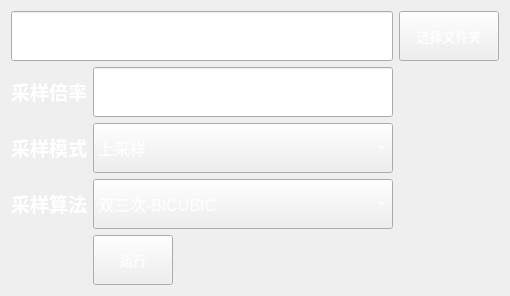
      <widget class="QWidget" name="imageResample">
       <layout class="QGridLayout" name="gridLayout">
        <item row="0" column="0" colspan="2">
         <widget class="QLineEdit" name="resamplePath">
          <property name="sizePolicy">
           <sizepolicy hsizetype="Fixed" vsizetype="Fixed">
            <horstretch>0</horstretch>
            <verstretch>0</verstretch>
           </sizepolicy>
          </property>
          <property name="minimumSize">
           <size>
            <width>0</width>
            <height>50</height>
           </size>
          </property>
          <property name="maximumSize">
           <size>
            <width>1500</width>
            <height>50</height>
           </size>
          </property>
          <property name="font">
           <font>
            <pointsize>12</pointsize>
           </font>
          </property>
          <property name="styleSheet">
           <string notr="true">color: rgb(255, 255, 255);</string>
          </property>
          <property name="text">
           <string/>
          </property>
         </widget>
        </item>
        <item row="0" column="2">
         <widget class="QPushButton" name="resampleFolderButton">
          <property name="sizePolicy">
           <sizepolicy hsizetype="Fixed" vsizetype="Fixed">
            <horstretch>0</horstretch>
            <verstretch>0</verstretch>
           </sizepolicy>
          </property>
          <property name="minimumSize">
           <size>
            <width>100</width>
            <height>50</height>
           </size>
          </property>
          <property name="maximumSize">
           <size>
            <width>16777215</width>
            <height>50</height>
           </size>
          </property>
          <property name="font">
           <font>
            <family>Microsoft YaHei</family>
            <pointsize>10</pointsize>
           </font>
          </property>
          <property name="styleSheet">
           <string notr="true">color: rgb(255, 255, 255);</string>
          </property>
          <property name="text">
           <string>选择文件夹</string>
          </property>
         </widget>
        </item>
        <item row="1" column="0">
         <widget class="QLabel" name="label_14">
          <property name="sizePolicy">
           <sizepolicy hsizetype="Fixed" vsizetype="Fixed">
            <horstretch>0</horstretch>
            <verstretch>0</verstretch>
           </sizepolicy>
          </property>
          <property name="minimumSize">
           <size>
            <width>0</width>
            <height>40</height>
           </size>
          </property>
          <property name="maximumSize">
           <size>
            <width>16777215</width>
            <height>40</height>
           </size>
          </property>
          <property name="font">
           <font>
            <family>Microsoft YaHei</family>
            <pointsize>14</pointsize>
            <weight>3</weight>
            <italic>false</italic>
            <bold>false</bold>
           </font>
          </property>
          <property name="styleSheet">
           <string notr="true">font: 25 14pt &quot;Microsoft YaHei&quot;;</string>
          </property>
          <property name="text">
           <string>&lt;html&gt;&lt;head/&gt;&lt;body&gt;&lt;p align=&quot;center&quot;&gt;&lt;span style=&quot; font-weight:600; color:#ffffff;&quot;&gt;采样倍率&lt;/span&gt;&lt;/p&gt;&lt;/body&gt;&lt;/html&gt;</string>
          </property>
         </widget>
        </item>
        <item row="1" column="1">
         <widget class="QLineEdit" name="scaleFactor">
          <property name="sizePolicy">
           <sizepolicy hsizetype="Expanding" vsizetype="Fixed">
            <horstretch>0</horstretch>
            <verstretch>0</verstretch>
           </sizepolicy>
          </property>
          <property name="minimumSize">
           <size>
            <width>300</width>
            <height>50</height>
           </size>
          </property>
          <property name="maximumSize">
           <size>
            <width>0</width>
            <height>50</height>
           </size>
          </property>
          <property name="font">
           <font>
            <pointsize>10</pointsize>
           </font>
          </property>
          <property name="styleSheet">
           <string notr="true">color: rgb(255, 255, 255);</string>
          </property>
          <property name="text">
           <string/>
          </property>
         </widget>
        </item>
        <item row="2" column="0">
         <widget class="QLabel" name="label_17">
          <property name="sizePolicy">
           <sizepolicy hsizetype="Fixed" vsizetype="Fixed">
            <horstretch>0</horstretch>
            <verstretch>0</verstretch>
           </sizepolicy>
          </property>
          <property name="minimumSize">
           <size>
            <width>0</width>
            <height>40</height>
           </size>
          </property>
          <property name="maximumSize">
           <size>
            <width>16777215</width>
            <height>40</height>
           </size>
          </property>
          <property name="font">
           <font>
            <family>Microsoft YaHei</family>
            <pointsize>14</pointsize>
            <weight>3</weight>
            <italic>false</italic>
            <bold>false</bold>
           </font>
          </property>
          <property name="styleSheet">
           <string notr="true">font: 25 14pt &quot;Microsoft YaHei&quot;;</string>
          </property>
          <property name="text">
           <string>&lt;html&gt;&lt;head/&gt;&lt;body&gt;&lt;p align=&quot;center&quot;&gt;&lt;span style=&quot; font-weight:600; color:#ffffff;&quot;&gt;采样模式&lt;/span&gt;&lt;/p&gt;&lt;/body&gt;&lt;/html&gt;</string>
          </property>
         </widget>
        </item>
        <item row="2" column="1">
         <widget class="QComboBox" name="resampleMode">
          <property name="sizePolicy">
           <sizepolicy hsizetype="Expanding" vsizetype="Fixed">
            <horstretch>0</horstretch>
            <verstretch>0</verstretch>
           </sizepolicy>
          </property>
          <property name="minimumSize">
           <size>
            <width>300</width>
            <height>50</height>
           </size>
          </property>
          <property name="maximumSize">
           <size>
            <width>0</width>
            <height>50</height>
           </size>
          </property>
          <property name="font">
           <font>
            <pointsize>12</pointsize>
           </font>
          </property>
          <property name="styleSheet">
           <string notr="true">color: rgb(255, 255, 255);</string>
          </property>
          <property name="currentIndex">
           <number>0</number>
          </property>
          <item>
           <property name="text">
            <string>上采样</string>
           </property>
          </item>
          <item>
           <property name="text">
            <string>下采样</string>
           </property>
          </item>
         </widget>
        </item>
        <item row="3" column="0">
         <widget class="QLabel" name="label_18">
          <property name="sizePolicy">
           <sizepolicy hsizetype="Fixed" vsizetype="Fixed">
            <horstretch>0</horstretch>
            <verstretch>0</verstretch>
           </sizepolicy>
          </property>
          <property name="minimumSize">
           <size>
            <width>0</width>
            <height>40</height>
           </size>
          </property>
          <property name="maximumSize">
           <size>
            <width>16777215</width>
            <height>40</height>
           </size>
          </property>
          <property name="font">
           <font>
            <family>Microsoft YaHei</family>
            <pointsize>14</pointsize>
            <weight>3</weight>
            <italic>false</italic>
            <bold>false</bold>
           </font>
          </property>
          <property name="styleSheet">
           <string notr="true">font: 25 14pt &quot;Microsoft YaHei&quot;;</string>
          </property>
          <property name="text">
           <string>&lt;html&gt;&lt;head/&gt;&lt;body&gt;&lt;p align=&quot;center&quot;&gt;&lt;span style=&quot; font-weight:600; color:#ffffff;&quot;&gt;采样算法&lt;/span&gt;&lt;/p&gt;&lt;/body&gt;&lt;/html&gt;</string>
          </property>
         </widget>
        </item>
        <item row="3" column="1">
         <widget class="QComboBox" name="resampleAlgorithm">
          <property name="sizePolicy">
           <sizepolicy hsizetype="Expanding" vsizetype="Fixed">
            <horstretch>0</horstretch>
            <verstretch>0</verstretch>
           </sizepolicy>
          </property>
          <property name="minimumSize">
           <size>
            <width>300</width>
            <height>50</height>
           </size>
          </property>
          <property name="maximumSize">
           <size>
            <width>0</width>
            <height>50</height>
           </size>
          </property>
          <property name="font">
           <font>
            <pointsize>12</pointsize>
           </font>
          </property>
          <property name="styleSheet">
           <string notr="true">color: rgb(255, 255, 255);</string>
          </property>
          <property name="currentIndex">
           <number>0</number>
          </property>
          <item>
           <property name="text">
            <string>双三次-BICUBIC</string>
           </property>
          </item>
          <item>
           <property name="text">
            <string>双线性-BILINEAR</string>
           </property>
          </item>
          <item>
           <property name="text">
            <string>最临近-NEAREST</string>
           </property>
          </item>
          <item>
           <property name="text">
            <string>兰索斯-LANCZOS</string>
           </property>
          </item>
         </widget>
        </item>
        <item row="4" column="1">
         <widget class="QPushButton" name="resampleRun">
          <property name="sizePolicy">
           <sizepolicy hsizetype="Fixed" vsizetype="Fixed">
            <horstretch>0</horstretch>
            <verstretch>0</verstretch>
           </sizepolicy>
          </property>
          <property name="minimumSize">
           <size>
            <width>70</width>
            <height>50</height>
           </size>
          </property>
          <property name="maximumSize">
           <size>
            <width>16777215</width>
            <height>50</height>
           </size>
          </property>
          <property name="font">
           <font>
            <family>Microsoft YaHei</family>
            <pointsize>10</pointsize>
           </font>
          </property>
          <property name="styleSheet">
           <string notr="true">color: rgb(255, 255, 255);</string>
          </property>
          <property name="text">
           <string>运行</string>
          </property>
         </widget>
        </item>
       </layout>
      </widget>
